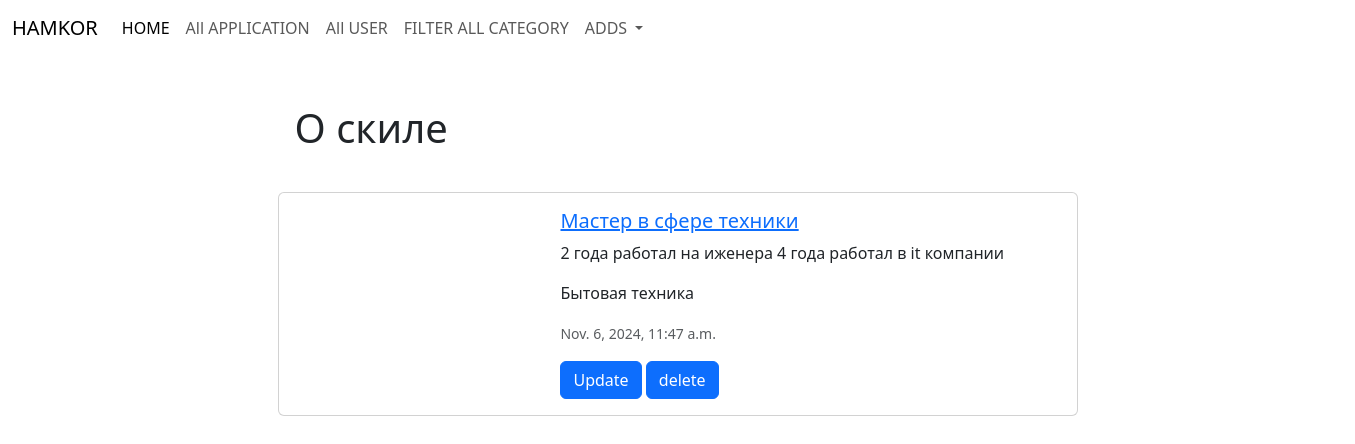
The page /detailskills/1 on the database its author committed.
### hamkor/models.py (models this page shows, shortened)
class Skills(models.Model):
    skill_name = models.CharField(max_length=50)
    description = models.TextField()
    category_id = models.ForeignKey(Category, on_delete=models.CASCADE)
    user_id = models.ForeignKey(User, on_delete=models.CASCADE)
    created_at = models.DateTimeField(auto_now=True, auto_now_add=False)
    is_active = models.BooleanField(default=True)

class Category(models.Model):
    category_name = models.CharField(max_length=50)
    is_active = models.BooleanField(default=True)
    def __str__(self):
        return self.category_name

### hamkor/views.py (the view)
# urls.py: path('detailskills/<int:pk>', SkillsDetailView.as_view(), name='detailskills'),
class SkillsDetailView(DetailView):
    model = Skills
    template_name = "detailskills.html"
    context_object_name = "skill"

### templates/detailskills.html (shortened to what this page needs)
{% extends "base.html" %}
{% block content %}
<div class="container mt-5">
        <div class="row justify-content-center">
            <h1 class="h11">О скиле</h1>
            <div class="d-flex justify-content-center mb-4">
                <div class="card" style="width: 800px;">
                    <div class="row g-0">
                        <div class="col-md-4">
                        </div>
                        <div class="col-md-8">
                            <div class="card-body">
                                <h5 class="card-title">
                                    <a href="{% url 'detailskills' skill.id %}">{{ skill.skill_name }}</a>
                                </h5>
                                <p class="card-text">{{ skill.description }}</p>
                                <p class="card-text">{{ skill.category_id }}</p>
                                <p class="card-text"><small class="text-muted">{{ skill.created_at }}</small></p>
                                <a href="{% url 'updateskills' skill.id %}" class="btn btn-primary">Update</a>
                                <a href="{% url 'deleteskills' skill.id %}" class="btn btn-primary">delete</a>                            </div>
                        </div>
                    </div>
                </div>
            </div>
        </div>
</div>
{% endblock content %}

### templates/base.html (style rules this page uses)
.h11 { margin-left: 350px; margin-bottom: 40px; }

### rows shown on the page
Skills: skill_name "Мастер в сфере техники", description "2 года работал на иженера 4 года работал в it компании", category_id "Бытовая техника", created_at "Nov. 6, 2024, 11:47 a.m."
